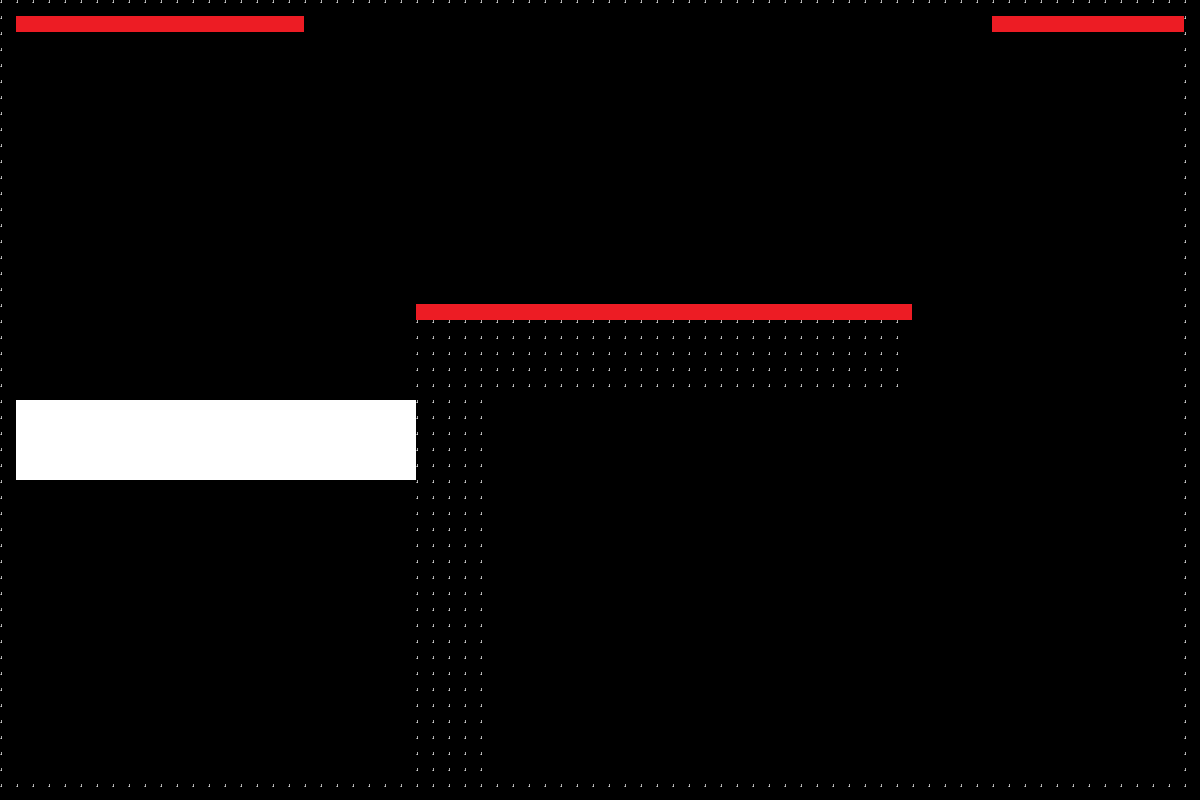

This is a level from a 2D game, rendered from its Tiled map with the project's own tilesets. A one-line summary and the map file follow, with tile-layer data summarised:
An orthogonal 75x50 tile map with 16x16 px tiles, 1 tile layer (Tile Layer 1) and 4 objects (2x gravity_swap, white_button, bullet_pickup).

<map version="1.10" tiledversion="1.12.2" orientation="orthogonal" renderorder="right-down" width="75" height="50" tilewidth="16" tileheight="16" infinite="0" nextlayerid="3" nextobjectid="5">
 <tileset firstgid="1" source="place_holder_tileset.tsx" />
 <layer id="1" name="Tile Layer 1" width="75" height="50">
  <data>[3750 cells, 707 non-empty, 3 distinct tile ids]</data>
 </layer>
 <objectgroup id="2" name="object_layer">
  <object id="1" name="gravity_swap" x="998.41" y="482.046" width="100" height="100">
   <properties>
    <property name="ability_type" value="gravity_swap" />
   </properties>
  </object>
  <object id="2" name="gravity_swap" x="135.794" y="215.42" width="100" height="100">
   <properties>
    <property name="ability_type" value="gravity_swap" />
   </properties>
  </object>
  <object id="3" name="white_button" x="571.859" y="14.4774" width="132.71" height="43.4324">
   <properties>
    <property name="obj_type" value="button" />
   </properties>
  </object>
  <object id="4" name="bullet_pickup" x="595.627" y="202.846" width="90" height="60">
   <properties>
    <property name="ability_type" value="bullet_pickup" />
   </properties>
  </object>
 </objectgroup>
</map>
